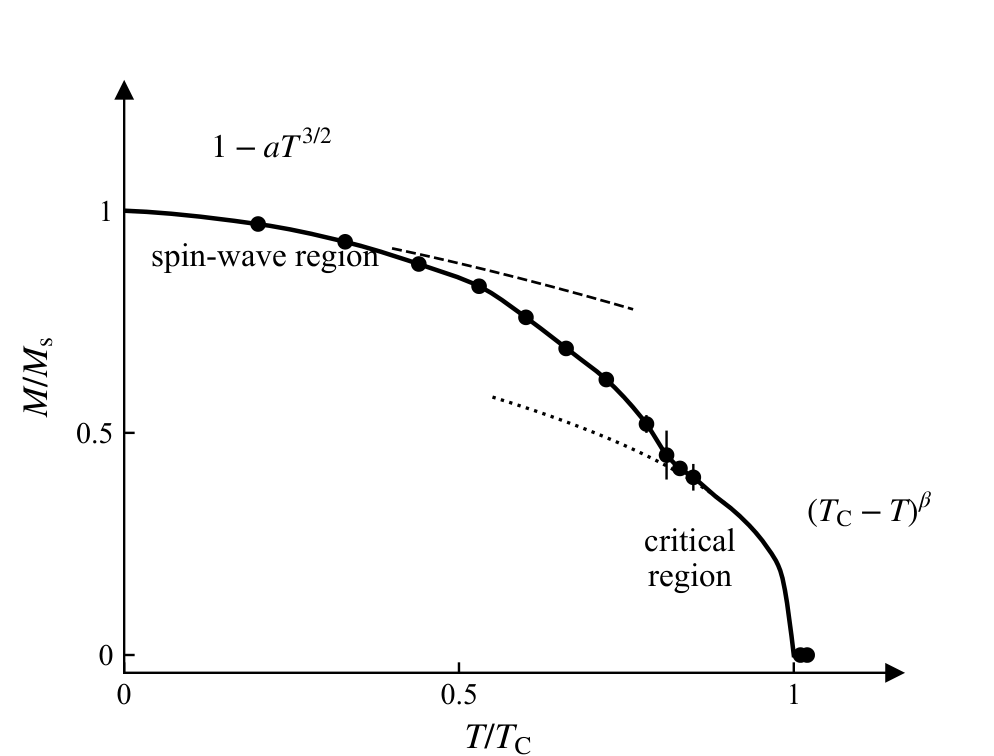

Source code (Python):
# -*- coding: utf-8 -*-
# 图 6.15 有机铁磁体自发磁化 M/Ms vs T/TC：数据点+整体拟合实线；
# 虚线 = 布洛赫 T^{3/2} 径向高温外推，点线 = 临界律 (Tc-T)^beta 向低温外推
import sys
sys.path.insert(0, r'E:\AI整理书籍\磁学\book\fig_src')
import numpy as np
import matplotlib.pyplot as plt
from scipy.interpolate import PchipInterpolator
from mplstyle import new_fig, save_fig

fig, ax = new_fig(4.6, 3.5)
ax.spines['top'].set_visible(False)
ax.spines['right'].set_visible(False)

# ---- data points (digitized from the original; organic ferromagnet, Tc~0.67 K, beta~0.36)
t = np.array([0.20, 0.33, 0.44, 0.53, 0.60, 0.66, 0.72,
              0.78, 0.81, 0.83, 0.85, 1.01, 1.02])
M = np.array([0.97, 0.93, 0.88, 0.83, 0.76, 0.69, 0.62,
              0.52, 0.45, 0.42, 0.40, 0.00, 0.00])
err = np.full_like(M, 0.012)
err[7] = 0.02    # 0.78
err[8] = 0.055   # 0.81, large error bar
err[10] = 0.03   # 0.85
ax.errorbar(t, M, yerr=err, fmt='ko', ms=4.2, lw=0.8, mfc='k', capsize=0,
            zorder=5)

# ---- main smooth curve: data + critical-law anchors diving to zero at Tc
BETA = 0.36
tc_t = np.array([0.88, 0.90, 0.92, 0.94, 0.96, 0.98, 1.00])
tc_M = 0.774 * (1 - tc_t) ** BETA
ta = np.concatenate(([0.0], t[:11], tc_t))
Ma = np.concatenate(([1.0], M[:11], tc_M))
srt = np.argsort(ta)
f = PchipInterpolator(ta[srt], Ma[srt])
tt = np.linspace(0, 1.0, 300)
ax.plot(tt, f(tt), 'k-', lw=1.5)

# ---- dashed: spin-wave (Bloch) law extrapolated to high T
tb = np.linspace(0.40, 0.76, 60)
ax.plot(tb, 1 - 0.335 * tb ** 1.5, 'k--', lw=0.9)
# ---- dotted: critical power law extrapolated to low T
td = np.linspace(0.55, 0.91, 60)
ax.plot(td, 0.774 * (1 - td) ** BETA, 'k:', lw=1.1)

# ---- annotations
ax.text(0.13, 1.12, r'$1-aT^{3/2}$', fontsize=11)
ax.text(0.04, 0.875, 'spin-wave region', fontsize=11)
ax.text(0.845, 0.155, 'critical\nregion', fontsize=11, ha='center')
ax.text(1.02, 0.30, r'$(T_{\mathrm{C}}-T)^{\beta}$', fontsize=11,
        ha='left')

ax.set_xlim(0, 1.15)
ax.set_ylim(-0.04, 1.27)
ax.set_xticks([0, 0.5, 1.0])
ax.set_yticks([0, 0.5, 1.0])
ax.set_xticklabels(['0', '0.5', '1'])
ax.set_yticklabels(['0', '0.5', '1'])
ax.tick_params(top=False, right=False)
ax.plot(1.0, 0.0, '>k', transform=ax.transAxes, clip_on=False, ms=5)
ax.plot(0.0, 1.0, '^k', transform=ax.transAxes, clip_on=False, ms=5)
ax.text(0.56, -0.155, r'$T/T_{\mathrm{C}}$', ha='center', va='top',
        fontsize=12)
ax.text(-0.10, 0.63, r'$M/M_{\mathrm{s}}$', ha='right', va='center',
        fontsize=12, rotation=90)

save_fig(fig, 'ch6', 'fig6_15')
